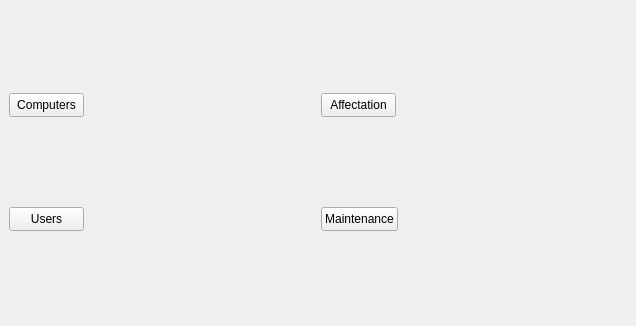
<?xml version="1.0" encoding="UTF-8"?>
<ui version="4.0">
 <class>MainWindow</class>
 <widget class="QMainWindow" name="MainWindow">
  <property name="geometry">
   <rect>
    <x>0</x>
    <y>0</y>
    <width>636</width>
    <height>326</height>
   </rect>
  </property>
  <property name="maximumSize">
   <size>
    <width>1000</width>
    <height>1000</height>
   </size>
  </property>
  <property name="windowTitle">
   <string>MainWindow</string>
  </property>
  <property name="animated">
   <bool>false</bool>
  </property>
  <widget class="QWidget" name="centralwidget">
   <property name="enabled">
    <bool>true</bool>
   </property>
   <property name="minimumSize">
    <size>
     <width>200</width>
     <height>0</height>
    </size>
   </property>
   <property name="maximumSize">
    <size>
     <width>7211</width>
     <height>16777215</height>
    </size>
   </property>
   <widget class="QPushButton" name="pushButton_2">
    <property name="enabled">
     <bool>true</bool>
    </property>
    <property name="geometry">
     <rect>
      <x>9</x>
      <y>207</y>
      <width>75</width>
      <height>24</height>
     </rect>
    </property>
    <property name="text">
     <string>Users</string>
    </property>
   </widget>
   <widget class="QPushButton" name="pushButton_5">
    <property name="enabled">
     <bool>true</bool>
    </property>
    <property name="geometry">
     <rect>
      <x>321</x>
      <y>207</y>
      <width>77</width>
      <height>24</height>
     </rect>
    </property>
    <property name="text">
     <string>Maintenance</string>
    </property>
   </widget>
   <widget class="QPushButton" name="pushButton_6">
    <property name="enabled">
     <bool>true</bool>
    </property>
    <property name="geometry">
     <rect>
      <x>9</x>
      <y>93</y>
      <width>75</width>
      <height>24</height>
     </rect>
    </property>
    <property name="text">
     <string>Computers</string>
    </property>
   </widget>
   <widget class="QPushButton" name="pushButton_4">
    <property name="geometry">
     <rect>
      <x>321</x>
      <y>93</y>
      <width>75</width>
      <height>24</height>
     </rect>
    </property>
    <property name="text">
     <string>Affectation</string>
    </property>
   </widget>
  </widget>
 </widget>
 <resources/>
 <connections/>
</ui>
